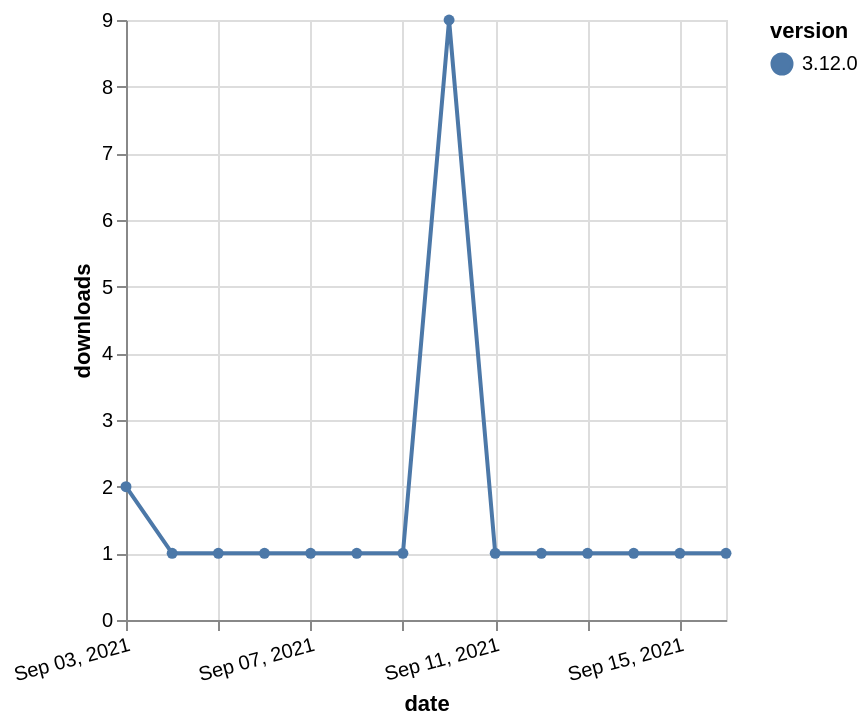

Write the Vega-Lite specification saved for this chart.
### Vega-Lite specification from a JSON file in a GitHub repository (floating-point values rounded to 4 significant figures)
{"$schema": "https://vega.github.io/schema/vega-lite/v5.json", "description": "A simple bar chart with embedded data.", "data": {"values": [{"date": "2021-09-03", "total": 498, "delta": 2, "version": "3.12.0"}, {"date": "2021-09-04", "total": 499, "delta": 1, "version": "3.12.0"}, {"date": "2021-09-05", "total": 500, "delta": 1, "version": "3.12.0"}, {"date": "2021-09-06", "total": 501, "delta": 1, "version": "3.12.0"}, {"date": "2021-09-07", "total": 502, "delta": 1, "version": "3.12.0"}, {"date": "2021-09-08", "total": 503, "delta": 1, "version": "3.12.0"}, {"date": "2021-09-09", "total": 504, "delta": 1, "version": "3.12.0"}, {"date": "2021-09-10", "total": 513, "delta": 9, "version": "3.12.0"}, {"date": "2021-09-11", "total": 514, "delta": 1, "version": "3.12.0"}, {"date": "2021-09-12", "total": 515, "delta": 1, "version": "3.12.0"}, {"date": "2021-09-13", "total": 516, "delta": 1, "version": "3.12.0"}, {"date": "2021-09-14", "total": 517, "delta": 1, "version": "3.12.0"}, {"date": "2021-09-15", "total": 518, "delta": 1, "version": "3.12.0"}, {"date": "2021-09-16", "total": 519, "delta": 1, "version": "3.12.0"}]}, "width": "container", "mark": {"type": "line", "point": {"filled": true}}, "encoding": {"x": {"field": "date", "type": "temporal", "timeUnit": "yearmonthdate", "title": "date", "axis": {"labelAngle": -15}}, "y": {"field": "delta", "type": "quantitative", "title": "downloads"}, "color": {"field": "version", "type": "nominal"}, "tooltip": {"field": "delta"}}}
